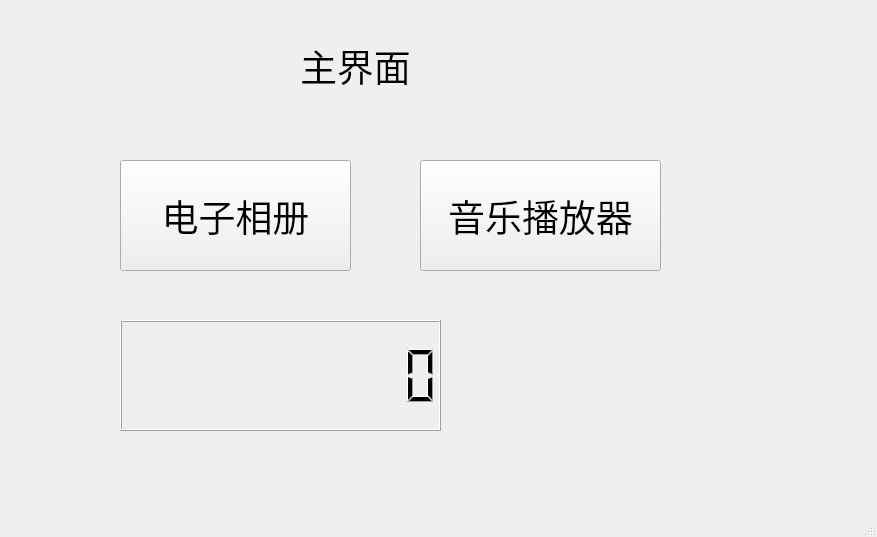
<?xml version="1.0" encoding="UTF-8"?>
<ui version="4.0">
 <class>third</class>
 <widget class="QMainWindow" name="third">
  <property name="geometry">
   <rect>
    <x>0</x>
    <y>0</y>
    <width>877</width>
    <height>537</height>
   </rect>
  </property>
  <property name="windowTitle">
   <string>MainWindow</string>
  </property>
  <widget class="QWidget" name="centralwidget">
   <widget class="QLabel" name="label">
    <property name="geometry">
     <rect>
      <x>300</x>
      <y>30</y>
      <width>161</width>
      <height>71</height>
     </rect>
    </property>
    <property name="font">
     <font>
      <family>楷体</family>
      <pointsize>28</pointsize>
     </font>
    </property>
    <property name="text">
     <string>主界面</string>
    </property>
   </widget>
   <widget class="QPushButton" name="pushButton">
    <property name="geometry">
     <rect>
      <x>120</x>
      <y>160</y>
      <width>231</width>
      <height>111</height>
     </rect>
    </property>
    <property name="font">
     <font>
      <family>楷体</family>
      <pointsize>28</pointsize>
     </font>
    </property>
    <property name="text">
     <string>电子相册</string>
    </property>
   </widget>
   <widget class="QLCDNumber" name="lcdNumber">
    <property name="geometry">
     <rect>
      <x>120</x>
      <y>320</y>
      <width>321</width>
      <height>111</height>
     </rect>
    </property>
    <property name="font">
     <font>
      <family>Arial Black</family>
      <pointsize>26</pointsize>
      <weight>75</weight>
      <bold>true</bold>
     </font>
    </property>
    <property name="digitCount">
     <number>10</number>
    </property>
   </widget>
   <widget class="QPushButton" name="pushButton_2">
    <property name="geometry">
     <rect>
      <x>420</x>
      <y>160</y>
      <width>241</width>
      <height>111</height>
     </rect>
    </property>
    <property name="font">
     <font>
      <family>楷体</family>
      <pointsize>28</pointsize>
     </font>
    </property>
    <property name="text">
     <string>音乐播放器</string>
    </property>
   </widget>
  </widget>
  <widget class="QMenuBar" name="menubar">
   <property name="geometry">
    <rect>
     <x>0</x>
     <y>0</y>
     <width>877</width>
     <height>26</height>
    </rect>
   </property>
  </widget>
  <widget class="QStatusBar" name="statusbar"/>
 </widget>
 <resources/>
 <connections/>
</ui>
